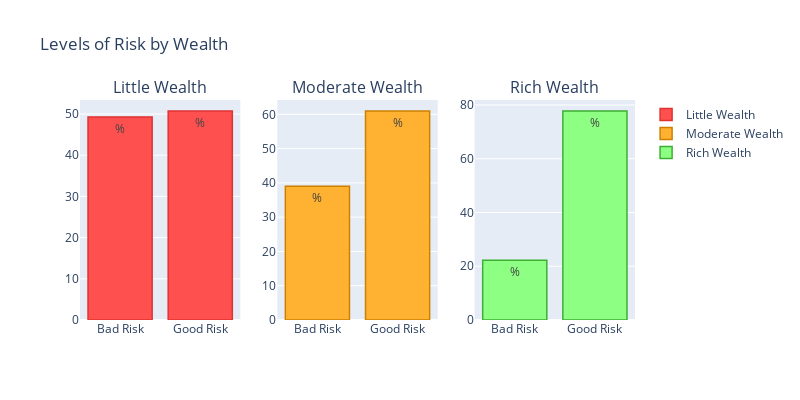

Notebook source saved alongside this figure:
### Code cell
bad_little = cross_checking['little'][0]
good_little = cross_checking['little'][1]
bad_moderate = cross_checking['moderate'][0]
good_moderate = cross_checking['moderate'][1]
bad_rich = cross_checking['rich'][0]
good_rich = cross_checking['rich'][1]

little = go.Bar(
    x=['Bad Risk', 'Good Risk'],
    y=[bad_little, good_little],
    name="Little Wealth",
    text='%',
     marker=dict(
        color='#FF5050',
         line=dict(
            color='#E13232',
            width=1.5),
    ),
)

moderate = go.Bar(
    x=['Bad Risk', 'Good Risk'],
    y=[bad_moderate, good_moderate],
    name="Moderate Wealth",
    text='%',
    xaxis='x2',
    yaxis='y2',
    marker=dict(
        color='#FFB232',
         line=dict(
            color='#CD8000',
            width=1.5),
    ),
)
rich = go.Bar(
    x=['Bad Risk', 'Good Risk'],
    y=[bad_rich, good_rich],
    name="Rich Wealth",
    text="%",
    marker=dict(
        color='#8DFF83',
         line=dict(
            color='#3DAF33',
            width=1.5),
    ),
    xaxis='x3',
    yaxis='y3'
)

data=[little, moderate, rich]

fig = tools.make_subplots(rows=1, cols=3, subplot_titles=('Little Wealth', 'Moderate Wealth', 'Rich Wealth'))

fig.append_trace(little, 1, 1)
fig.append_trace(moderate, 1, 2)
fig.append_trace(rich, 1, 3)

fig['layout'].update(height=400, width=800, title='Levels of Risk' +
                                                  ' by Wealth')


iplot(fig, filename='make-subplots-multiple-with-titles')

### Figure 1 — Plotly figure (JSON) as saved in the notebook; plotly's stock layout.template omitted (floating-point values rounded to 4 significant figures)
{"data": [{"marker": {"color": "#FF5050", "line": {"color": "#E13232", "width": 1.5}}, "name": "Little Wealth", "text": "%", "type": "bar", "x": ["Bad Risk", "Good Risk"], "xaxis": "x", "y": [49.27, 50.73], "yaxis": "y"}, {"marker": {"color": "#FFB232", "line": {"color": "#CD8000", "width": 1.5}}, "name": "Moderate Wealth", "text": "%", "type": "bar", "x": ["Bad Risk", "Good Risk"], "xaxis": "x2", "y": [39.03, 60.97], "yaxis": "y2"}, {"marker": {"color": "#8DFF83", "line": {"color": "#3DAF33", "width": 1.5}}, "name": "Rich Wealth", "text": "%", "type": "bar", "x": ["Bad Risk", "Good Risk"], "xaxis": "x3", "y": [22.22, 77.78], "yaxis": "y3"}], "layout": {"annotations": [{"font": {"size": 16}, "showarrow": false, "text": "Little Wealth", "x": 0.1444, "xanchor": "center", "xref": "paper", "y": 1, "yanchor": "bottom", "yref": "paper"}, {"font": {"size": 16}, "showarrow": false, "text": "Moderate Wealth", "x": 0.5, "xanchor": "center", "xref": "paper", "y": 1, "yanchor": "bottom", "yref": "paper"}, {"font": {"size": 16}, "showarrow": false, "text": "Rich Wealth", "x": 0.8556, "xanchor": "center", "xref": "paper", "y": 1, "yanchor": "bottom", "yref": "paper"}], "height": 400, "title": {"text": "Levels of Risk by Wealth"}, "width": 800, "xaxis": {"anchor": "y", "domain": [0, 0.2889]}, "xaxis2": {"anchor": "y2", "domain": [0.3556, 0.6444]}, "xaxis3": {"anchor": "y3", "domain": [0.7111, 1]}, "yaxis": {"anchor": "x", "domain": [0, 1]}, "yaxis2": {"anchor": "x2", "domain": [0, 1]}, "yaxis3": {"anchor": "x3", "domain": [0, 1]}}}
